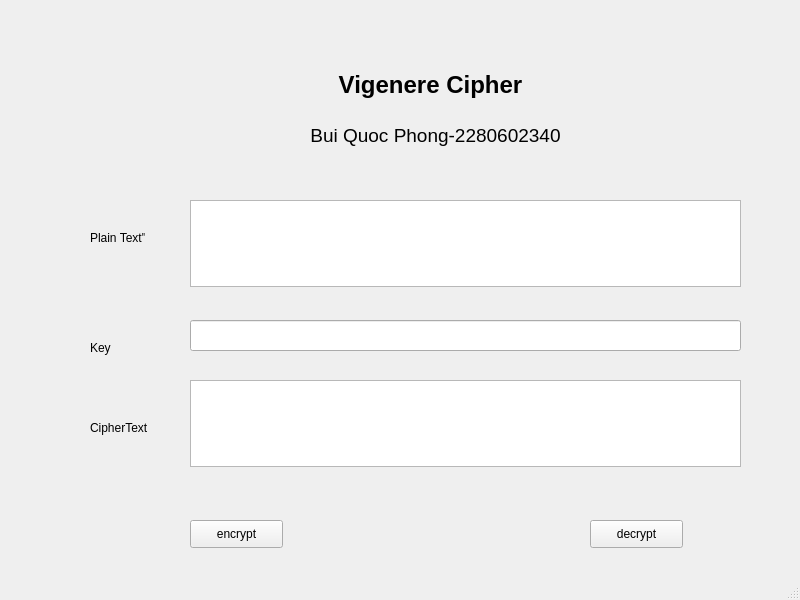
<?xml version="1.0" encoding="UTF-8"?>
<ui version="4.0">
 <class>MainWindow</class>
 <widget class="QMainWindow" name="MainWindow">
  <property name="geometry">
   <rect>
    <x>0</x>
    <y>0</y>
    <width>800</width>
    <height>600</height>
   </rect>
  </property>
  <property name="windowTitle">
   <string>MainWindow</string>
  </property>
  <widget class="QWidget" name="centralwidget">
   <widget class="QLineEdit" name="txt_key">
    <property name="geometry">
     <rect>
      <x>190</x>
      <y>320</y>
      <width>551</width>
      <height>31</height>
     </rect>
    </property>
   </widget>
   <widget class="QLabel" name="label_2">
    <property name="geometry">
     <rect>
      <x>270</x>
      <y>110</y>
      <width>331</width>
      <height>51</height>
     </rect>
    </property>
    <property name="text">
     <string>&lt;html&gt;&lt;head/&gt;&lt;body&gt;&lt;p align=&quot;center&quot;&gt;&lt;span style=&quot; font-size:14pt;&quot;&gt;Bui Quoc Phong-2280602340&lt;/span&gt;&lt;/p&gt;&lt;/body&gt;&lt;/html&gt;</string>
    </property>
   </widget>
   <widget class="QLabel" name="label_4">
    <property name="geometry">
     <rect>
      <x>90</x>
      <y>340</y>
      <width>55</width>
      <height>16</height>
     </rect>
    </property>
    <property name="text">
     <string>Key</string>
    </property>
   </widget>
   <widget class="QTextEdit" name="txt_plain_text">
    <property name="geometry">
     <rect>
      <x>190</x>
      <y>200</y>
      <width>551</width>
      <height>87</height>
     </rect>
    </property>
   </widget>
   <widget class="QLabel" name="txt_plain_text_2">
    <property name="geometry">
     <rect>
      <x>90</x>
      <y>230</y>
      <width>55</width>
      <height>16</height>
     </rect>
    </property>
    <property name="text">
     <string>Plain Text&quot;</string>
    </property>
   </widget>
   <widget class="QLabel" name="label_5">
    <property name="geometry">
     <rect>
      <x>90</x>
      <y>420</y>
      <width>71</width>
      <height>16</height>
     </rect>
    </property>
    <property name="text">
     <string>CipherText</string>
    </property>
   </widget>
   <widget class="QLabel" name="label">
    <property name="geometry">
     <rect>
      <x>280</x>
      <y>60</y>
      <width>301</width>
      <height>51</height>
     </rect>
    </property>
    <property name="text">
     <string>&lt;html&gt;&lt;head/&gt;&lt;body&gt;&lt;p align=&quot;center&quot;&gt;&lt;span style=&quot; font-size:18pt; font-weight:600;&quot;&gt;Vigenere Cipher&lt;/span&gt;&lt;/p&gt;&lt;/body&gt;&lt;/html&gt;</string>
    </property>
   </widget>
   <widget class="QPushButton" name="btn_decrypt">
    <property name="geometry">
     <rect>
      <x>590</x>
      <y>520</y>
      <width>93</width>
      <height>28</height>
     </rect>
    </property>
    <property name="text">
     <string>decrypt</string>
    </property>
   </widget>
   <widget class="QTextEdit" name="txt_cipher_text">
    <property name="geometry">
     <rect>
      <x>190</x>
      <y>380</y>
      <width>551</width>
      <height>87</height>
     </rect>
    </property>
   </widget>
   <widget class="QPushButton" name="btn_encrypt">
    <property name="geometry">
     <rect>
      <x>190</x>
      <y>520</y>
      <width>93</width>
      <height>28</height>
     </rect>
    </property>
    <property name="text">
     <string>encrypt</string>
    </property>
   </widget>
  </widget>
  <widget class="QMenuBar" name="menubar">
   <property name="geometry">
    <rect>
     <x>0</x>
     <y>0</y>
     <width>800</width>
     <height>26</height>
    </rect>
   </property>
  </widget>
  <widget class="QStatusBar" name="statusbar"/>
 </widget>
 <resources/>
 <connections/>
</ui>
